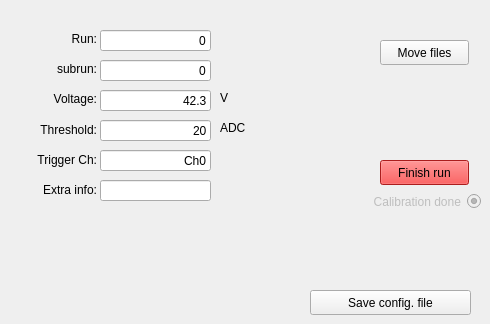
      <widget class="QWidget" name="tab_15">
       <attribute name="title">
        <string>Style2</string>
       </attribute>
       <widget class="QLabel" name="label_7">
        <property name="geometry">
         <rect>
          <x>16</x>
          <y>180</y>
          <width>81</width>
          <height>20</height>
         </rect>
        </property>
        <property name="text">
         <string>Extra info:</string>
        </property>
        <property name="alignment">
         <set>Qt::AlignRight|Qt::AlignTrailing|Qt::AlignVCenter</set>
        </property>
       </widget>
       <widget class="QRadioButton" name="calibration_check">
        <property name="enabled">
         <bool>false</bool>
        </property>
        <property name="geometry">
         <rect>
          <x>320</x>
          <y>190</y>
          <width>161</width>
          <height>23</height>
         </rect>
        </property>
        <property name="layoutDirection">
         <enum>Qt::RightToLeft</enum>
        </property>
        <property name="text">
         <string>Calibration done</string>
        </property>
        <property name="checkable">
         <bool>true</bool>
        </property>
        <property name="checked">
         <bool>true</bool>
        </property>
        <property name="autoRepeat">
         <bool>false</bool>
        </property>
        <property name="autoExclusive">
         <bool>false</bool>
        </property>
       </widget>
       <widget class="QLabel" name="triggerCh">
        <property name="geometry">
         <rect>
          <x>16</x>
          <y>150</y>
          <width>81</width>
          <height>20</height>
         </rect>
        </property>
        <property name="text">
         <string>Trigger Ch:</string>
        </property>
        <property name="alignment">
         <set>Qt::AlignRight|Qt::AlignTrailing|Qt::AlignVCenter</set>
        </property>
       </widget>
       <widget class="QLabel" name="label">
        <property name="geometry">
         <rect>
          <x>30</x>
          <y>30</y>
          <width>67</width>
          <height>17</height>
         </rect>
        </property>
        <property name="text">
         <string>Run:</string>
        </property>
        <property name="alignment">
         <set>Qt::AlignRight|Qt::AlignTrailing|Qt::AlignVCenter</set>
        </property>
       </widget>
       <widget class="QLabel" name="label_4">
        <property name="geometry">
         <rect>
          <x>16</x>
          <y>120</y>
          <width>81</width>
          <height>20</height>
         </rect>
        </property>
        <property name="text">
         <string>Threshold:</string>
        </property>
        <property name="alignment">
         <set>Qt::AlignRight|Qt::AlignTrailing|Qt::AlignVCenter</set>
        </property>
       </widget>
       <widget class="QLabel" name="label_2">
        <property name="geometry">
         <rect>
          <x>30</x>
          <y>60</y>
          <width>67</width>
          <height>17</height>
         </rect>
        </property>
        <property name="text">
         <string>subrun:</string>
        </property>
        <property name="alignment">
         <set>Qt::AlignRight|Qt::AlignTrailing|Qt::AlignVCenter</set>
        </property>
       </widget>
       <widget class="QLineEdit" name="voltage">
        <property name="geometry">
         <rect>
          <x>100</x>
          <y>90</y>
          <width>111</width>
          <height>21</height>
         </rect>
        </property>
        <property name="text">
         <string>42.3</string>
        </property>
        <property name="alignment">
         <set>Qt::AlignRight|Qt::AlignTrailing|Qt::AlignVCenter</set>
        </property>
       </widget>
       <widget class="QLineEdit" name="trigger_channel">
        <property name="geometry">
         <rect>
          <x>100</x>
          <y>150</y>
          <width>111</width>
          <height>21</height>
         </rect>
        </property>
        <property name="styleSheet">
         <string notr="true"/>
        </property>
        <property name="text">
         <string>Ch0</string>
        </property>
        <property name="alignment">
         <set>Qt::AlignRight|Qt::AlignTrailing|Qt::AlignVCenter</set>
        </property>
       </widget>
       <widget class="QLineEdit" name="run">
        <property name="geometry">
         <rect>
          <x>100</x>
          <y>30</y>
          <width>111</width>
          <height>21</height>
         </rect>
        </property>
        <property name="text">
         <string>0</string>
        </property>
        <property name="alignment">
         <set>Qt::AlignRight|Qt::AlignTrailing|Qt::AlignVCenter</set>
        </property>
        <property name="readOnly">
         <bool>false</bool>
        </property>
       </widget>
       <widget class="QPushButton" name="button_movefile">
        <property name="geometry">
         <rect>
          <x>380</x>
          <y>40</y>
          <width>89</width>
          <height>25</height>
         </rect>
        </property>
        <property name="text">
         <string>Move files</string>
        </property>
       </widget>
       <widget class="QLabel" name="label_6">
        <property name="geometry">
         <rect>
          <x>220</x>
          <y>120</y>
          <width>41</width>
          <height>16</height>
         </rect>
        </property>
        <property name="text">
         <string>ADC</string>
        </property>
       </widget>
       <widget class="QLineEdit" name="subrun">
        <property name="geometry">
         <rect>
          <x>100</x>
          <y>60</y>
          <width>111</width>
          <height>21</height>
         </rect>
        </property>
        <property name="text">
         <string>0</string>
        </property>
        <property name="alignment">
         <set>Qt::AlignRight|Qt::AlignTrailing|Qt::AlignVCenter</set>
        </property>
       </widget>
       <widget class="QPushButton" name="pushButton_2">
        <property name="geometry">
         <rect>
          <x>380</x>
          <y>160</y>
          <width>89</width>
          <height>25</height>
         </rect>
        </property>
        <property name="palette">
         <palette>
          <active>
           <colorrole role="Button">
            <brush brushstyle="SolidPattern">
             <color alpha="255">
              <red>239</red>
              <green>41</green>
              <blue>41</blue>
             </color>
            </brush>
           </colorrole>
           <colorrole role="Light">
            <brush brushstyle="SolidPattern">
             <color alpha="255">
              <red>255</red>
              <green>51</green>
              <blue>51</blue>
             </color>
            </brush>
           </colorrole>
           <colorrole role="Midlight">
            <brush brushstyle="SolidPattern">
             <color alpha="255">
              <red>229</red>
              <green>25</green>
              <blue>25</blue>
             </color>
            </brush>
           </colorrole>
           <colorrole role="Dark">
            <brush brushstyle="SolidPattern">
             <color alpha="255">
              <red>102</red>
              <green>0</green>
              <blue>0</blue>
             </color>
            </brush>
           </colorrole>
           <colorrole role="Mid">
            <brush brushstyle="SolidPattern">
             <color alpha="255">
              <red>136</red>
              <green>0</green>
              <blue>0</blue>
             </color>
            </brush>
           </colorrole>
           <colorrole role="Base">
            <brush brushstyle="SolidPattern">
             <color alpha="255">
              <red>239</red>
              <green>41</green>
              <blue>41</blue>
             </color>
            </brush>
           </colorrole>
           <colorrole role="Window">
            <brush brushstyle="SolidPattern">
             <color alpha="255">
              <red>239</red>
              <green>41</green>
              <blue>41</blue>
             </color>
            </brush>
           </colorrole>
           <colorrole role="Shadow">
            <brush brushstyle="SolidPattern">
             <color alpha="255">
              <red>0</red>
              <green>0</green>
              <blue>0</blue>
             </color>
            </brush>
           </colorrole>
           <colorrole role="AlternateBase">
            <brush brushstyle="SolidPattern">
             <color alpha="255">
              <red>229</red>
              <green>127</green>
              <blue>127</blue>
             </color>
            </brush>
           </colorrole>
          </active>
          <inactive>
           <colorrole role="Button">
            <brush brushstyle="SolidPattern">
             <color alpha="255">
              <red>239</red>
              <green>41</green>
              <blue>41</blue>
             </color>
            </brush>
           </colorrole>
           <colorrole role="Light">
            <brush brushstyle="SolidPattern">
             <color alpha="255">
              <red>255</red>
              <green>51</green>
              <blue>51</blue>
             </color>
            </brush>
           </colorrole>
           <colorrole role="Midlight">
            <brush brushstyle="SolidPattern">
             <color alpha="255">
              <red>229</red>
              <green>25</green>
              <blue>25</blue>
             </color>
            </brush>
           </colorrole>
           <colorrole role="Dark">
            <brush brushstyle="SolidPattern">
             <color alpha="255">
              <red>102</red>
              <green>0</green>
              <blue>0</blue>
             </color>
            </brush>
           </colorrole>
           <colorrole role="Mid">
            <brush brushstyle="SolidPattern">
             <color alpha="255">
              <red>136</red>
              <green>0</green>
              <blue>0</blue>
             </color>
            </brush>
           </colorrole>
           <colorrole role="Base">
            <brush brushstyle="SolidPattern">
             <color alpha="255">
              <red>239</red>
              <green>41</green>
              <blue>41</blue>
             </color>
            </brush>
           </colorrole>
           <colorrole role="Window">
            <brush brushstyle="SolidPattern">
             <color alpha="255">
              <red>239</red>
              <green>41</green>
              <blue>41</blue>
             </color>
            </brush>
           </colorrole>
           <colorrole role="Shadow">
            <brush brushstyle="SolidPattern">
             <color alpha="255">
              <red>0</red>
              <green>0</green>
              <blue>0</blue>
             </color>
            </brush>
           </colorrole>
           <colorrole role="AlternateBase">
            <brush brushstyle="SolidPattern">
             <color alpha="255">
              <red>229</red>
              <green>127</green>
              <blue>127</blue>
             </color>
            </brush>
           </colorrole>
          </inactive>
          <disabled>
           <colorrole role="Button">
            <brush brushstyle="SolidPattern">
             <color alpha="255">
              <red>239</red>
              <green>41</green>
              <blue>41</blue>
             </color>
            </brush>
           </colorrole>
           <colorrole role="Light">
            <brush brushstyle="SolidPattern">
             <color alpha="255">
              <red>255</red>
              <green>51</green>
              <blue>51</blue>
             </color>
            </brush>
           </colorrole>
           <colorrole role="Midlight">
            <brush brushstyle="SolidPattern">
             <color alpha="255">
              <red>229</red>
              <green>25</green>
              <blue>25</blue>
             </color>
            </brush>
           </colorrole>
           <colorrole role="Dark">
            <brush brushstyle="SolidPattern">
             <color alpha="255">
              <red>102</red>
              <green>0</green>
              <blue>0</blue>
             </color>
            </brush>
           </colorrole>
           <colorrole role="Mid">
            <brush brushstyle="SolidPattern">
             <color alpha="255">
              <red>136</red>
              <green>0</green>
              <blue>0</blue>
             </color>
            </brush>
           </colorrole>
           <colorrole role="Base">
            <brush brushstyle="SolidPattern">
             <color alpha="255">
              <red>239</red>
              <green>41</green>
              <blue>41</blue>
             </color>
            </brush>
           </colorrole>
           <colorrole role="Window">
            <brush brushstyle="SolidPattern">
             <color alpha="255">
              <red>239</red>
              <green>41</green>
              <blue>41</blue>
             </color>
            </brush>
           </colorrole>
           <colorrole role="Shadow">
            <brush brushstyle="SolidPattern">
             <color alpha="255">
              <red>0</red>
              <green>0</green>
              <blue>0</blue>
             </color>
            </brush>
           </colorrole>
           <colorrole role="AlternateBase">
            <brush brushstyle="SolidPattern">
             <color alpha="255">
              <red>204</red>
              <green>0</green>
              <blue>0</blue>
             </color>
            </brush>
           </colorrole>
          </disabled>
         </palette>
        </property>
        <property name="autoFillBackground">
         <bool>false</bool>
        </property>
        <property name="styleSheet">
         <string notr="true">background-color: rgb(239, 41, 41);
</string>
        </property>
        <property name="text">
         <string>Finish run</string>
        </property>
        <property name="autoDefault">
         <bool>false</bool>
        </property>
        <property name="default">
         <bool>false</bool>
        </property>
        <property name="flat">
         <bool>false</bool>
        </property>
       </widget>
       <widget class="QLineEdit" name="threshold">
        <property name="geometry">
         <rect>
          <x>100</x>
          <y>120</y>
          <width>111</width>
          <height>21</height>
         </rect>
        </property>
        <property name="text">
         <string>20</string>
        </property>
        <property name="alignment">
         <set>Qt::AlignRight|Qt::AlignTrailing|Qt::AlignVCenter</set>
        </property>
       </widget>
       <widget class="QLabel" name="label_5">
        <property name="geometry">
         <rect>
          <x>220</x>
          <y>90</y>
          <width>16</width>
          <height>16</height>
         </rect>
        </property>
        <property name="text">
         <string>V</string>
        </property>
       </widget>
       <widget class="QLabel" name="label_3">
        <property name="geometry">
         <rect>
          <x>30</x>
          <y>90</y>
          <width>67</width>
          <height>17</height>
         </rect>
        </property>
        <property name="text">
         <string>Voltage:</string>
        </property>
        <property name="alignment">
         <set>Qt::AlignRight|Qt::AlignTrailing|Qt::AlignVCenter</set>
        </property>
       </widget>
       <widget class="QLineEdit" name="extra">
        <property name="geometry">
         <rect>
          <x>100</x>
          <y>180</y>
          <width>111</width>
          <height>21</height>
         </rect>
        </property>
        <property name="styleSheet">
         <string notr="true"/>
        </property>
        <property name="text">
         <string/>
        </property>
        <property name="alignment">
         <set>Qt::AlignRight|Qt::AlignTrailing|Qt::AlignVCenter</set>
        </property>
       </widget>
       <widget class="QPushButton" name="button_save_config">
        <property name="geometry">
         <rect>
          <x>310</x>
          <y>290</y>
          <width>161</width>
          <height>25</height>
         </rect>
        </property>
        <property name="text">
         <string>Save config. file</string>
        </property>
       </widget>
      </widget>
